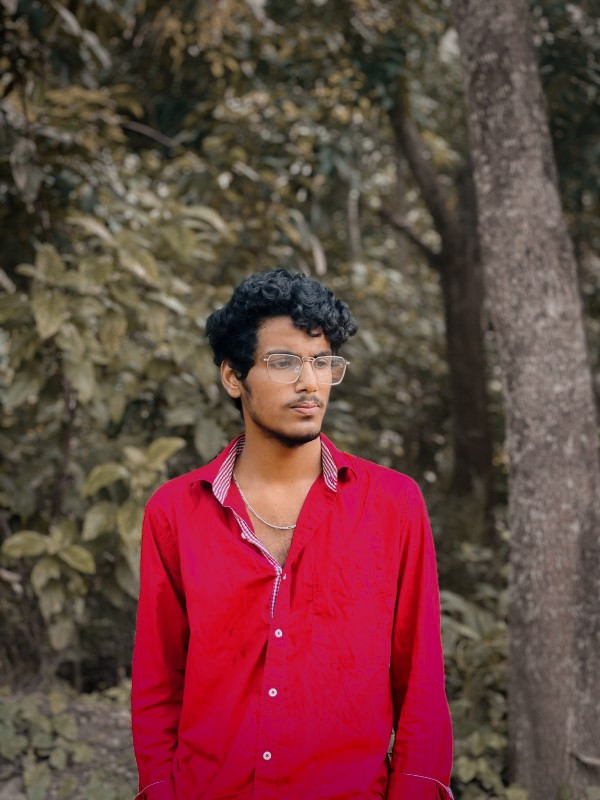
#> input picture python/image.jpg, 600 x 800 px, given in place of the camera
$ python people_counter.py
#> lines starting #> are read from the running program, lines starting #| are printed output that depends on the picture; after the words box and inside, x2 and y2 are one past the last pixel; in counts of white or black regions, pixels touching at a corner belong together
"""
people_counter.py

Requirements:
  pip install opencv-python pyttsx3 numpy

How it works (summary):
  - Uses OpenCV Haar cascade to detect faces.
  - Uses OpenCV HOG+SVM people detector for full-body detections.
  - Merges overlapping detections (simple IoU-based merging).
  - Chooses a conservative count (max of unique faces and unique merged person boxes).
  - Announces count with pyttsx3 TTS and shows bounding boxes on video.

Run:
  python people_counter.py
Press 'q' to quit.
"""

import cv2
import numpy as np
import pyttsx3
import time

# --- Utilities ---
def iou(boxA, boxB):
    # box = (x, y, w, h)
    xA = max(boxA[0], boxB[0])
    yA = max(boxA[1], boxB[1])
    xB = min(boxA[0]+boxA[2], boxB[0]+boxB[2])
    yB = min(boxA[1]+boxA[3], boxB[1]+boxB[3])
    interW = max(0, xB - xA)
    interH = max(0, yB - yA)
    interArea = interW * interH
    boxAArea = boxA[2]*boxA[3]
    boxBArea = boxB[2]*boxB[3]
    union = boxAArea + boxBArea - interArea
    return interArea / union if union > 0 else 0

def merge_boxes(boxes, iou_thresh=0.3):
    """
    Merge boxes if IoU > threshold (simple greedy clustering).
    """
    boxes = boxes.copy()
    merged = []
    while boxes:
        base = boxes.pop(0)
        bx, by, bw, bh = base
        to_merge = []
        i = 0
        while i < len(boxes):
            if iou(base, boxes[i]) > iou_thresh:
                to_merge.append(boxes.pop(i))
            else:
                i += 1
        # combine base and to_merge into a single bounding box (bounding union)
        xs = [bx, bx + bw]
        ys = [by, by + bh]
        for m in to_merge:
            xs.append(m[0]); xs.append(m[0]+m[2])
            ys.append(m[1]); ys.append(m[1]+m[3])
        x1, x2 = min(xs), max(xs)
        y1, y2 = min(ys), max(ys)
        merged.append((x1, y1, x2-x1, y2-y1))
    return merged

# --- Setup detectors ---
# Haar cascade for face detection (comes with OpenCV)
face_cascade_path = cv2.data.haarcascades + "haarcascade_frontalface_default.xml"
face_cascade = cv2.CascadeClassifier(face_cascade_path)

# HOG person detector (works best for standing / upright people)
hog = cv2.HOGDescriptor()
hog.setSVMDetector(cv2.HOGDescriptor_getDefaultPeopleDetector())

# Setup TTS
tts_engine = pyttsx3.init()
tts_engine.setProperty('rate', 150)  # speak rate
last_announced_count = None
last_announce_time = 0
announce_interval = 5.0  # seconds between announcements minimum

# Video capture
cap = cv2.VideoCapture(0)
if not cap.isOpened():
    print("ERROR: Could not open webcam. Check device index or drivers.")
    exit(1)

print("Starting webcam. Press 'q' to quit.")

try:
    while True:
        ret, frame = cap.read()
#> frame is the input picture: shape (800, 600, 3); mean B, G, R 63.3, 65.8, 107.2
        if not ret:
            print("WARNING: failed to read frame from webcam")
            break

        # Resize to speed up (adjust as needed)
        scale = 640.0 / frame.shape[1]
#> scale = 1.07
        frame_small = cv2.resize(frame, (640, int(frame.shape[0]*scale)))

        gray = cv2.cvtColor(frame_small, cv2.COLOR_BGR2GRAY)
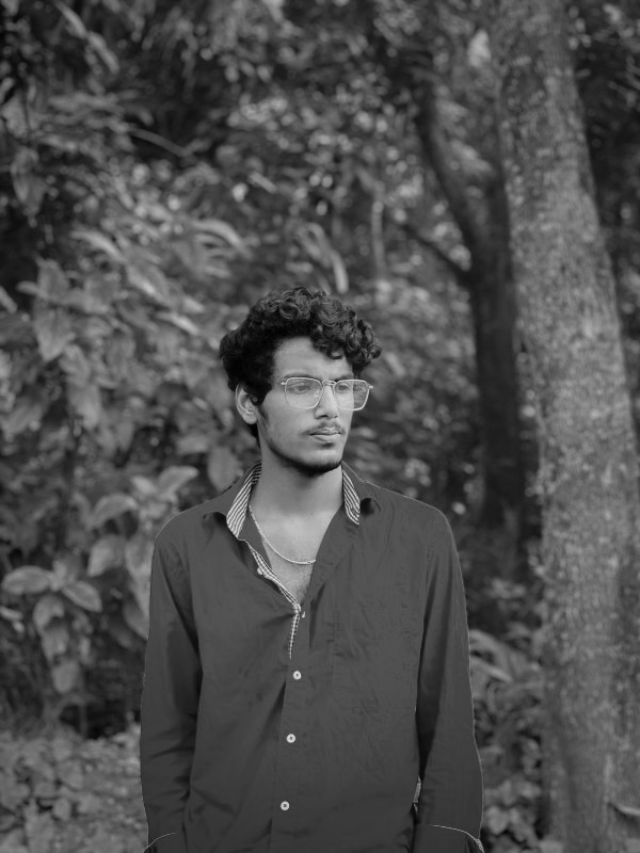
#> gray: shape (853, 640); min 0, max 220, mean 77.8

        # 1) Face detection
        faces = face_cascade.detectMultiScale(gray, scaleFactor=1.1, minNeighbors=5, minSize=(30,30))
#> faces = [[436, 632, 65, 65], [265, 344, 110, 110]]
        faces_list = [(int(x), int(y), int(w), int(h)) for (x,y,w,h) in faces]
#> faces_list = [(436, 632, 65, 65), (265, 344, 110, 110)]

        # 2) HOG person detection
        # returns rects (x, y, w, h)
        rects, weights = hog.detectMultiScale(frame_small,
                                              winStride=(8,8),
                                              padding=(8,8),
                                              scale=1.05)
#> rects = (); weights = ()
        persons = [(int(x), int(y), int(w), int(h)) for (x,y,w,h) in rects]
#> persons = []

        # Merge person boxes to avoid double-counting
        merged_persons = merge_boxes(persons, iou_thresh=0.4)
#> merged_persons = []

        # Heuristic: the estimated count is max(number of unique faces, number of merged person boxes)
        # (Faces are more precise for seated/talking people; HOG helps detect whole bodies)
        est_count = max(len(faces_list), len(merged_persons))
#> est_count = 2

        # Draw faces (blue) and person boxes (green) on frame_small
        for (x,y,w,h) in merged_persons:
            cv2.rectangle(frame_small, (x,y), (x+w,y+h), (0,255,0), 2)
            cv2.putText(frame_small, "Person", (x, y-6), cv2.FONT_HERSHEY_SIMPLEX, 0.5, (0,255,0), 1)
#> this loop made 0 passes

        for (x,y,w,h) in faces_list:
            cv2.rectangle(frame_small, (x,y), (x+w,y+h), (255,0,0), 2)
            cv2.putText(frame_small, "Face", (x, y-6), cv2.FONT_HERSHEY_SIMPLEX, 0.45, (255,0,0), 1)
#> this loop made 2 passes
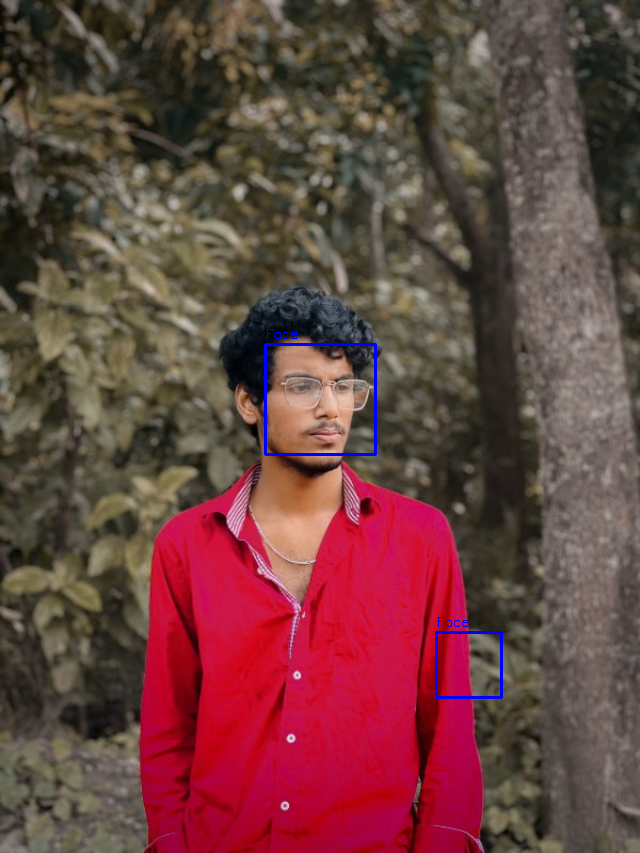
#> frame_small: shape (853, 640, 3); mean B, G, R 64, 65.5, 106.6

        # Show count on frame
        text = f"Estimated people: {est_count}"
#> text = 'Estimated people: 2'
        cv2.putText(frame_small, text, (10, frame_small.shape[0]-10), cv2.FONT_HERSHEY_SIMPLEX, 0.8, (0,255,255), 2)
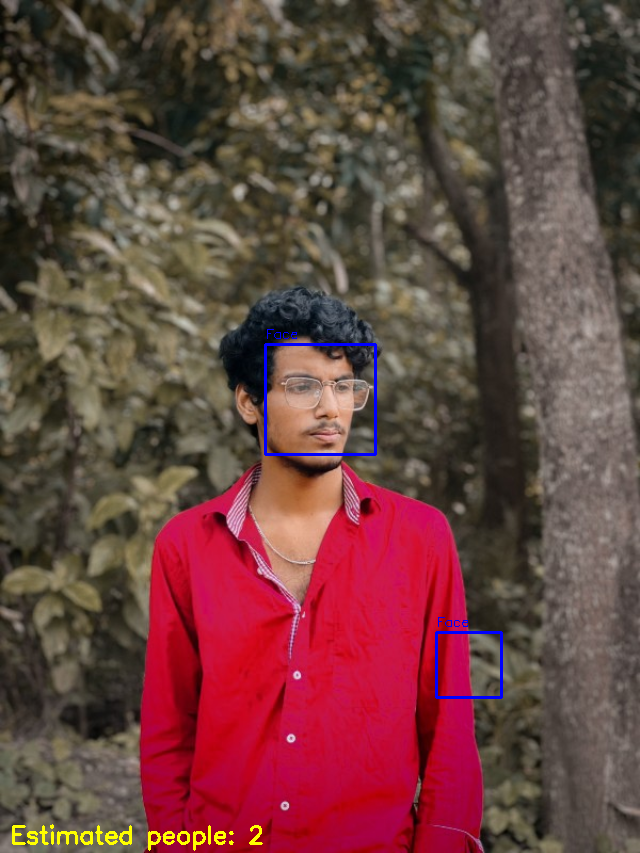
#> frame_small: shape (853, 640, 3); 0.32% of pixels changed, all inside (x1, y1, x2, y2) = (12, 824, 263, 851)

        cv2.imshow("People counter", frame_small)

        # Announce if count changed or if long time passed
        now = time.time()
        should_announce = False
        if last_announced_count != est_count and (now - last_announce_time) > 1.0:
            should_announce = True
        elif (now - last_announce_time) > announce_interval:
            should_announce = True

        if should_announce:
            try:
                # Compose phrase
                if est_count == 0:
                    phrase = "No people detected in the room."
                elif est_count == 1:
                    phrase = "One person is present in the room."
                else:
                    phrase = f"{est_count} people are present in the room."
#> phrase = '2 people are present in the room.'
                # Announce (non-blocking)
                tts_engine.say(phrase)
                tts_engine.runAndWait()
            except Exception as e:
                # if TTS fails, just print
                print("TTS error:", e)
                print("Count:", est_count)

            last_announced_count = est_count
#> last_announced_count = 2
            last_announce_time = now

        # Key handling
        key = cv2.waitKey(1) & 0xFF
#> (key q is pressed here)
        if key == ord('q'):
            break

finally:
    cap.release()
    cv2.destroyAllWindows()
    try:
        tts_engine.stop()
#> (this line was passed over: pyttsx3 is not available in this run)
    except Exception:
        pass
